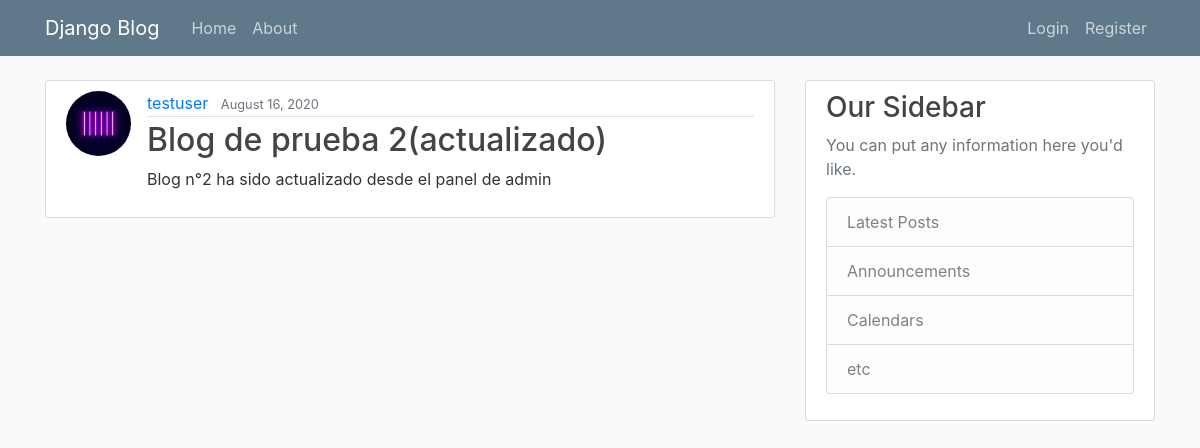
The app's page /post/2/ with its own data.
### blog/models.py (models this page shows, shortened)
class Post(models.Model):
    titulo = models.CharField(max_length=100)
    contenido = models.TextField()
    fecha = models.DateTimeField(default=timezone.now)
    autor = models.ForeignKey(User, on_delete=models.CASCADE)
    objects = models.Manager()

### users/models.py (models this page shows, shortened)
class Profile(models.Model):
    user = models.OneToOneField(User, on_delete=models.CASCADE)
    image = models.ImageField(default='default.jpg', upload_to='profile_pics')

### blog/views.py (the view)
# urls.py: path('post/<int:pk>/', PostDetailView.as_view(), name='post-detail'),
class PostDetailView(DetailView):
    model = Post

### blog/templates/blog/post_detail.html (shortened to what this page needs)
{% extends "blog/base.html" %}
{% block content %}
<article class="media content-section">
    <img class="rounded-circle article-img" src="{{ object.autor.profile.image.url }}">
    <div class="media-body">
        <div class="article-metadata">
            <a class="mr-2" href="{% url 'user-posts' object.autor.username %}">{{ object.autor }}</a>
            <small class="text-muted">{{ object.fecha|date:"F d, Y" }}</small>
        </div>
        <h2 class="article-title">{{ object.titulo }}</h2>
        <p class="article-content">{{ object.contenido }}</p>
    </div>
</article>
{% endblock content %}

### blog/static/main.css (style rules this page uses)
body { background: #fafafa; color: #333333; margin-top: 5rem; }
h1, h2, h3, h4, h5, h6 { color: #444444; }
.content-section { background: #ffffff; padding: 10px 20px; border: 1px solid #dddddd; border-radius: 3px; margin-bottom: 20px; }
.article-title { color: #444444; }
.article-content { white-space: pre-line; }
.article-img { height: 65px; width: 65px; margin-right: 16px; }
.article-metadata { padding-bottom: 1px; margin-bottom: 4px; border-bottom: 1px solid #e3e3e3 }

### records on screen
Post: autor.profile.image (placeholder picture), autor "testuser", fecha "August 16, 2020", titulo "Blog de prueba 2(actualizado)", contenido "Blog n°2 ha sido actualizado desde el panel de admin"
